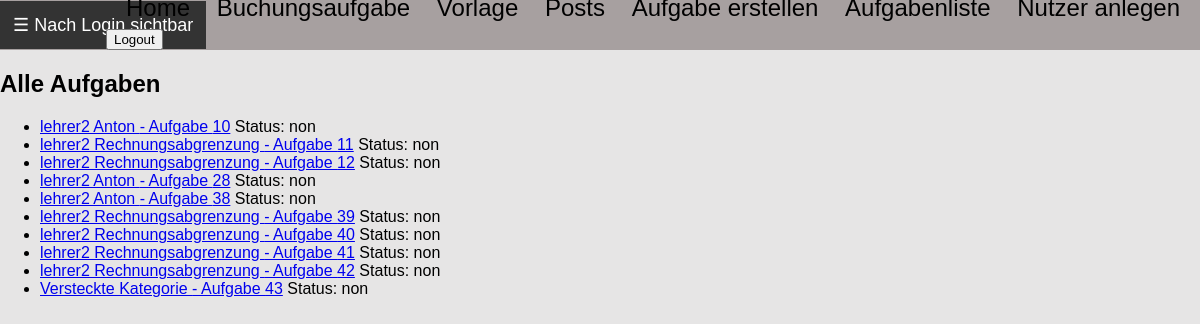
Page /posts/alle_aufgaben/ (signed in) on the earlier database version.
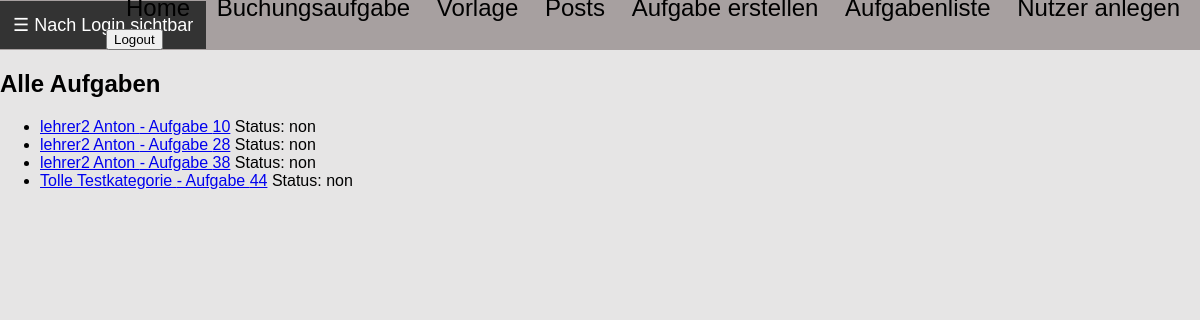
Same page on the later database version.
### posts/models.py (models this page shows)
class Aufgabe(models.Model):
    kategorie = models.ForeignKey(Kategorie, on_delete=models.CASCADE)  # Ändere CharField zu ForeignKey
    aufgabentext = models.TextField()
    loesung_haben = models.JSONField(blank=True, null=True)
    loesung_soll = models.JSONField(blank=True, null=True)
    multiple_choice_antworten = models.JSONField(blank=True, null=True)
    richtige_antwort = models.TextField(blank=True, null=True)
    aufgabentyp = models.CharField(max_length=50, choices=[
        ('buchungssatz', 'Buchungssatz'),
        ('multiple_choice', 'Multiple Choice'),
        ('texteingabe', 'Texteingabe')
    ])
    author = models.ForeignKey(settings.AUTH_USER_MODEL, on_delete=models.CASCADE)
    erstellungsdatum = models.DateTimeField(auto_now_add=True)
    id = models.AutoField(primary_key=True)

class Kategorie(models.Model):
    name = models.CharField(max_length=100, unique=True)
    author = models.ForeignKey(settings.AUTH_USER_MODEL, on_delete=models.CASCADE, limit_choices_to={'role': 'teacher'})
    def __str__(self):
        return self.name

### posts/views.py (the view)
# urls.py: path('alle_aufgaben/', views.alle_aufgaben, name='alle_aufgaben'),
@login_required(login_url="/users/login/")
def alle_aufgaben(request):
    if request.user.role == 'teacher':
        aufgaben = Aufgabe.objects.filter(author=request.user).order_by('id')
    elif request.user.role == 'student':
        aufgaben = Aufgabe.objects.filter(
            author=request.user.professor,
            aufgaben_status__student=request.user,
            aufgaben_status__freigeschaltet=True
        ).order_by('id')
    else:
        aufgaben = Aufgabe.objects.none()
    for aufgabe in aufgaben:
        status = AufgabeStatus.objects.filter(aufgabe=aufgabe, student=request.user).first()
        if status:
            aufgabe.status_display = status.get_status_display()
        else:
            aufgabe.status_display = 'non'  # Standardstatus, wenn kein Eintrag vorhanden
    return render(request, 'posts/alle_aufgaben.html', {
        'aufgaben': aufgaben,
    })

### posts/templates/posts/alle_aufgaben.html (shortened to what this page needs)
{% extends 'vorlage.html' %}
{% load static %}
{% block content %}
    <h2>{% if not_complete %}Nicht abgeschlossene Aufgaben{% else %}Alle Aufgaben{% endif %}</h2>
    <ul>
        {% for aufgabe in aufgaben %}
            <li>
                {% if not_complete %}
                    <a href="{% url 'posts:aufgabe_detail' aufgabe.id %}?status=not_complete">{{ aufgabe.kategorie }} - Aufgabe {{ aufgabe.id }}</a>
                {% else %}
                    <a href="{% url 'posts:aufgabe_detail' aufgabe.id %}?alle=true">{{ aufgabe.kategorie }} - Aufgabe {{ aufgabe.id }}</a>
                {% endif %}
                Status: {{ aufgabe.status_display }}
            </li>
        {% endfor %}
    </ul>
{% endblock %}

Differences in the rows shown:
removed Aufgabe: kategorie "lehrer2 Rechnungsabgrenzung", id "11", status_display "non"
removed Aufgabe: kategorie "lehrer2 Rechnungsabgrenzung", id "12", status_display "non"
removed Aufgabe: kategorie "lehrer2 Rechnungsabgrenzung", id "39", status_display "non"
removed Aufgabe: kategorie "lehrer2 Rechnungsabgrenzung", id "40", status_display "non"
removed Aufgabe: kategorie "lehrer2 Rechnungsabgrenzung", id "41", status_display "non"
removed Aufgabe: kategorie "lehrer2 Rechnungsabgrenzung", id "42", status_display "non"
removed Aufgabe: kategorie "Versteckte Kategorie", id "43", status_display "non"
added Aufgabe: kategorie "Tolle Testkategorie", id "44", status_display "non"
